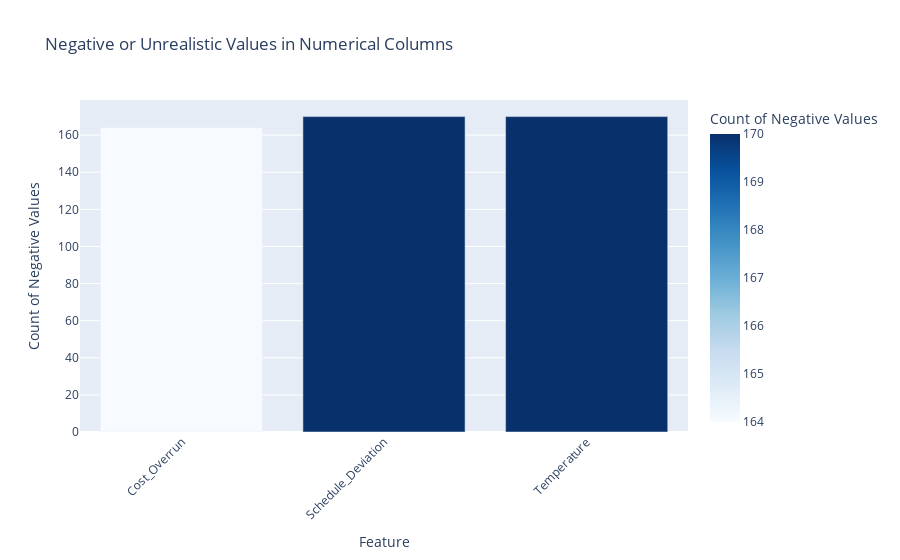
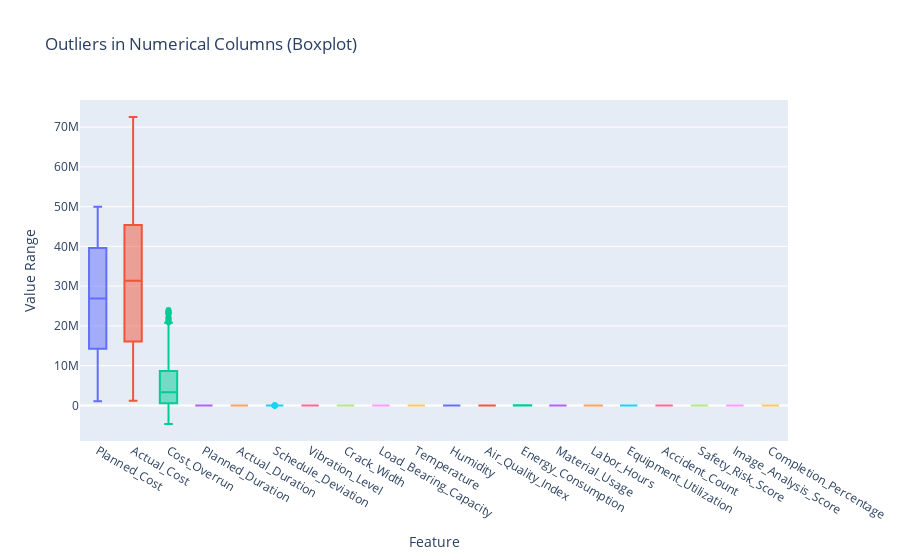

The cell these charts' notebook holds for them, in order:
### Code cell
import plotly.express as px
import plotly.graph_objects as go

# plot negative values using a bar chart
negatives = negative_values[negative_values > 0].reset_index()
negatives.columns = ['Feature', 'Negative Count']

fig1 = px.bar(negatives, x='Feature', y='Negative Count',
              title="Negative or Unrealistic Values in Numerical Columns",
              labels={'Negative Count': 'Count of Negative Values'},
              color='Negative Count', color_continuous_scale='blues')
fig1.update_layout(xaxis_tickangle=-45)
fig1.show()

# plot boxplots for outlier detection
fig2 = go.Figure()

for col in numerical_columns:
    fig2.add_trace(go.Box(y=df[col], name=col))

fig2.update_layout(title="Outliers in Numerical Columns (Boxplot)",
                   xaxis_title="Feature",
                   yaxis_title="Value Range",
                   showlegend=False)
fig2.show()

### Figure 1 — Plotly figure (JSON) as saved in the notebook; plotly's stock layout.template omitted (floating-point values rounded to 4 significant figures)
{"data": [{"alignmentgroup": "True", "hovertemplate": "Feature=%{x}<br>Count of Negative Values=%{marker.color}<extra></extra>", "legendgroup": "", "marker": {"color": [164, 170, 170], "coloraxis": "coloraxis", "pattern": {"shape": ""}}, "name": "", "offsetgroup": "", "orientation": "v", "showlegend": false, "textposition": "auto", "type": "bar", "x": ["Cost_Overrun", "Schedule_Deviation", "Temperature"], "xaxis": "x", "y": [164, 170, 170], "yaxis": "y"}], "layout": {"barmode": "relative", "coloraxis": {"colorbar": {"title": {"text": "Count of Negative Values"}}, "colorscale": [[0, "rgb(247,251,255)"], [0.125, "rgb(222,235,247)"], [0.25, "rgb(198,219,239)"], [0.375, "rgb(158,202,225)"], [0.5, "rgb(107,174,214)"], [0.625, "rgb(66,146,198)"], [0.75, "rgb(33,113,181)"], [0.875, "rgb(8,81,156)"], [1, "rgb(8,48,107)"]]}, "legend": {"tracegroupgap": 0}, "title": {"text": "Negative or Unrealistic Values in Numerical Columns"}, "xaxis": {"anchor": "y", "domain": [0, 1], "tickangle": -45, "title": {"text": "Feature"}}, "yaxis": {"anchor": "x", "domain": [0, 1], "title": {"text": "Count of Negative Values"}}}}

### Figure 2 — Plotly figure (JSON) as saved in the notebook; plotly's stock layout.template omitted (floating-point values rounded to 4 significant figures; data arrays with more than 128 entries replaced by an {"elided": "..."} marker saying what was removed)
{"data": [{"name": "Planned_Cost", "type": "box", "y": {"elided": "1000 int values"}}, {"name": "Actual_Cost", "type": "box", "y": {"elided": "1000 float values"}}, {"name": "Cost_Overrun", "type": "box", "y": {"elided": "1000 float values"}}, {"name": "Planned_Duration", "type": "box", "y": {"elided": "1000 int values"}}, {"name": "Actual_Duration", "type": "box", "y": {"elided": "1000 float values"}}, {"name": "Schedule_Deviation", "type": "box", "y": {"elided": "1000 float values"}}, {"name": "Vibration_Level", "type": "box", "y": {"elided": "1000 float values"}}, {"name": "Crack_Width", "type": "box", "y": {"elided": "1000 float values"}}, {"name": "Load_Bearing_Capacity", "type": "box", "y": {"elided": "1000 float values"}}, {"name": "Temperature", "type": "box", "y": {"elided": "1000 float values"}}, {"name": "Humidity", "type": "box", "y": {"elided": "1000 float values"}}, {"name": "Air_Quality_Index", "type": "box", "y": {"elided": "1000 int values"}}, {"name": "Energy_Consumption", "type": "box", "y": {"elided": "1000 float values"}}, {"name": "Material_Usage", "type": "box", "y": {"elided": "1000 float values"}}, {"name": "Labor_Hours", "type": "box", "y": {"elided": "1000 int values"}}, {"name": "Equipment_Utilization", "type": "box", "y": {"elided": "1000 float values"}}, {"name": "Accident_Count", "type": "box", "y": {"elided": "1000 int values"}}, {"name": "Safety_Risk_Score", "type": "box", "y": {"elided": "1000 float values"}}, {"name": "Image_Analysis_Score", "type": "box", "y": {"elided": "1000 float values"}}, {"name": "Completion_Percentage", "type": "box", "y": {"elided": "1000 float values"}}], "layout": {"showlegend": false, "title": {"text": "Outliers in Numerical Columns (Boxplot)"}, "xaxis": {"title": {"text": "Feature"}}, "yaxis": {"title": {"text": "Value Range"}}}}
